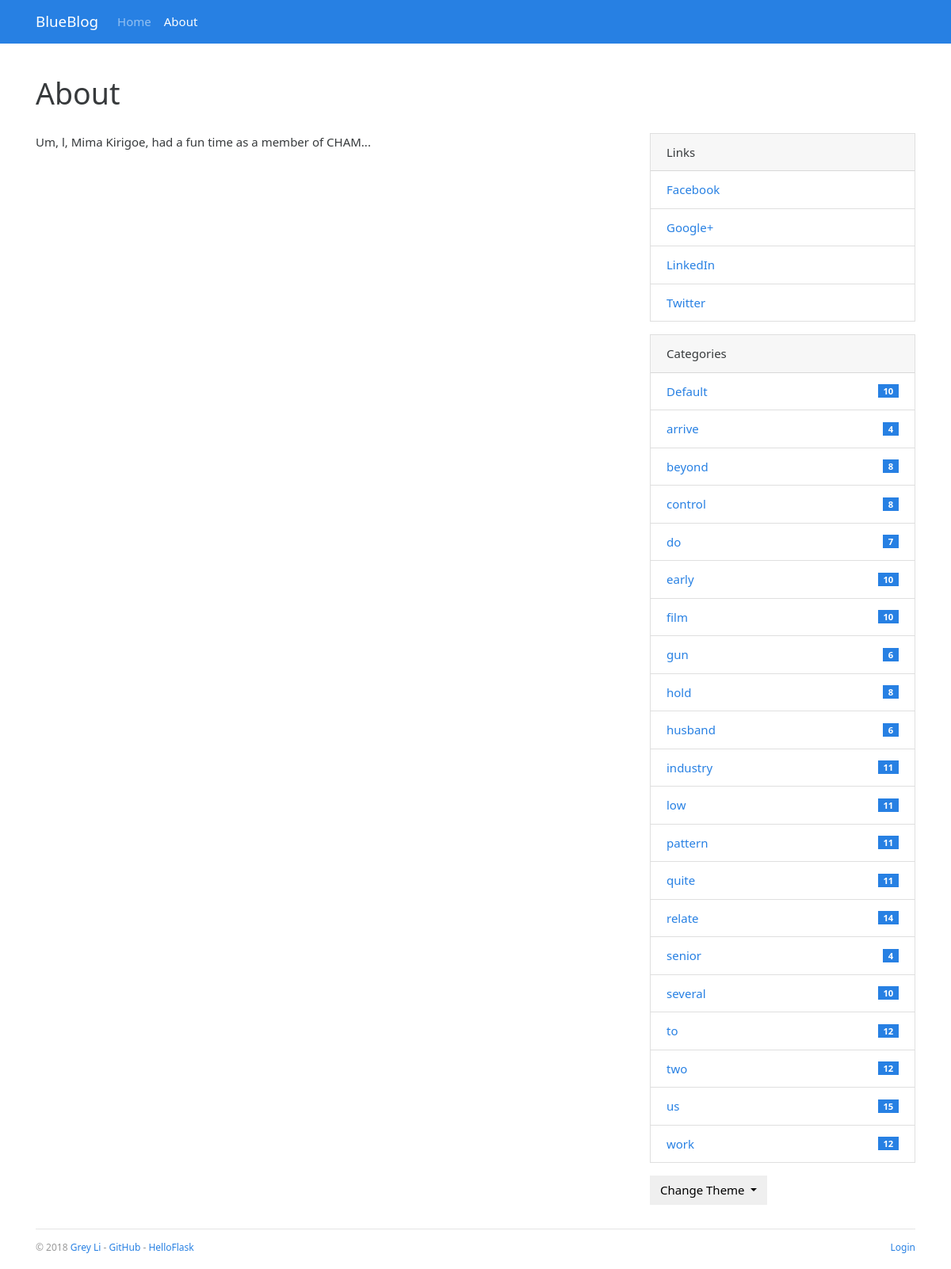
/about, run on the app's committed database.
### blueblog/models.py (models this page shows, shortened)
class Admin(db.Model, UserMixin):
    id = db.Column(db.Integer, primary_key=True)
    username = db.Column(db.String(20))
    password_hash=db.Column(db.String(128))
    blog_title = db.Column(db.String(60))
    blog_sub_title = db.Column(db.String(100))
    name = db.Column(db.String(30))
    about = db.Column(db.Text)

class Link(db.Model):
    id = db.Column(db.Integer, primary_key=True)
    name = db.Column(db.String(30))
    url = db.Column(db.String(255))

class Category(db.Model):
    id = db.Column(db.Integer, primary_key=True)
    name = db.Column(db.String(30), unique=True)
    posts = db.relationship('Post', back_populates='category')

### blueblog/blueprints/blog.py (the view)
@blog_bp.route('/about')
def about():
    return render_template('blog/about.html')

### blueblog/__init__.py (called while the page is built)
def register_template_context(app):
    @app.context_processor
    def make_template_context():
        admin = Admin.query.first()
        categories = Category.query.order_by(Category.name).all()
        links = Link.query.order_by(Link.name).all()
        if current_user.is_authenticated:
            unread_comments = Comment.query.filter_by(reviewed=False).count()
        else:
            unread_comments = None
        return dict(
            admin=admin, categories=categories,
            links=links, unread_comments=unread_comments)

### blueblog/templates/blog/about.html (shortened to what this page needs)
{% extends 'base.html' %}
{% block content %}
    <div class="page-header">
        <h1>About</h1>
    </div>
    <div class="row">
        <div class="col-sm-8">
            {{ admin.about|safe }}
        </div>
        <div class="col-sm-4 sidebar">
            {% include "blog/_sidebar.html" %}
        </div>
    </div>
{% endblock %}

### blueblog/templates/base.html (shortened to what this page needs)
{% from 'bootstrap/nav.html' import render_nav_item %}
<!DOCTYPE html>
<html lang="en">
<head>
    {% block head %}
        <link rel="stylesheet"
              href="{{ url_for('static', filename='css/%s.min.css' % request.cookies.get('theme', 'perfect_blue')) }}"
              type="text/css">
        <link rel="stylesheet" href="{{ url_for('static', filename='css/style.css') }}" type="text/css">
    {% endblock head %}
</head>
<body>
{% block nav %}
    <nav class="navbar navbar-expand-lg navbar-dark bg-primary">
        <div class="container">
            <a class="navbar-brand" href="{{ url_for('blog.index') }}">{{ admin.blog_title }}</a>
            <div class="collapse navbar-collapse" id="navbarColor01">
                <ul class="navbar-nav mr-auto">
                    {{ render_nav_item('blog.index', 'Home') }}
                    {{ render_nav_item('blog.about', 'About') }}
                </ul>
            </div>
        </div>
    </nav>
{% endblock nav %}
<main class="container">
    {% block content %}{% endblock content %}
    {% block footer %}
        <footer>
            <p class="float-left">
                <small> &copy; 2018 <a href="http://greyli.com" title="Written by Grey Li">Grey Li</a> -
                    <a href="https://github.com/greyli/bluelog" title="Fork me on GitHub">GitHub</a> -
                    <a href="http://helloflask.com" title="A HelloFlask project">HelloFlask</a>
                </small>
            </p>
            <p class="float-right">
                <small>
                    {% if current_user.is_authenticated %}
                        <a href="{{ url_for('auth.logout', next=request.full_path) }}">Logout</a>
                    {% else %}
                        <a href="{{ url_for('auth.login', next=request.full_path) }}">Login</a>
                    {% endif %}
                </small>
            </p>
        </footer>
    {% endblock footer %}
</main>
</body>
</html>

### blueblog/templates/blog/_sidebar.html (shortened to what this page needs)
{% if links %}
    <div class="card mb-3">
        <div class="card-header">Links</div>
        <ul class="list-group list-group-flush">
            {% for link in links %}
                <li class="list-group-item  list-group-item-action d-flex justify-content-between align-items-center">
                    <a href="{{ link.url }}" target="_blank">{{ link.name }}</a>
                </li>
            {% endfor %}
        </ul>
    </div>
{% endif %}
{% if categories %}
    <div class="card mb-3">
        <div class="card-header">Categories</div>
        <ul class="list-group list-group-flush">
            {% for category in categories %}
                <li class="list-group-item  list-group-item-action d-flex justify-content-between align-items-center">
                    <a href="{{ url_for('blog.show_category', category_id=category.id) }}">
                        {{ category.name }}
                    </a>
                    <span class="badge badge-primary badge-pill"> {{ category.posts|length }}</span>
                </li>
            {% endfor %}
        </ul>
    </div>
{% endif %}
<div class="dropdown">
    <button class="btn btn-default dropdown-toggle" type="button" id="dropdownMenuButton"
            data-toggle="dropdown" aria-haspopup="true" aria-expanded="false">
        Change Theme
    </button>
</div>

### blueblog/static/css/style.css (style rules this page uses)
nav { margin-bottom: 20px; }
.page-header { padding-top: 20px; padding-bottom: 20px; }
.sidebar { padding-left: 30px; }
footer { margin-top: 30px; padding: 10px 0 40px; color: #999; border-top: 1px solid #e5e5e5; }

### data on the page
Admin: blog_title "BlueBlog", about "Um, l, Mima Kirigoe, had a fun time as a member of CHAM..."
Link: name "Facebook"
Link: name "Google+"
Link: name "LinkedIn"
Link: name "Twitter"
Category: name "Default", posts|length "10"
Category: name "arrive", posts|length "4"
Category: name "beyond", posts|length "8"
Category: name "control", posts|length "8"
Category: name "do", posts|length "7"
Category: name "early", posts|length "10"
Category: name "film", posts|length "10"
Category: name "gun", posts|length "6"
Category: name "hold", posts|length "8"
Category: name "husband", posts|length "6"
Category: name "industry", posts|length "11"
Category: name "low", posts|length "11"
Category: name "pattern", posts|length "11"
Category: name "quite", posts|length "11"
Category: name "relate", posts|length "14"
Category: name "senior", posts|length "4"
Category: name "several", posts|length "10"
Category: name "to", posts|length "12"
Category: name "two", posts|length "12"
Category: name "us", posts|length "15"
Category: name "work", posts|length "12"

### other printed values
{{ render_nav_item('blog.index', 'Home') }} "Home"
{{ render_nav_item('blog.about', 'About') }} "About"
